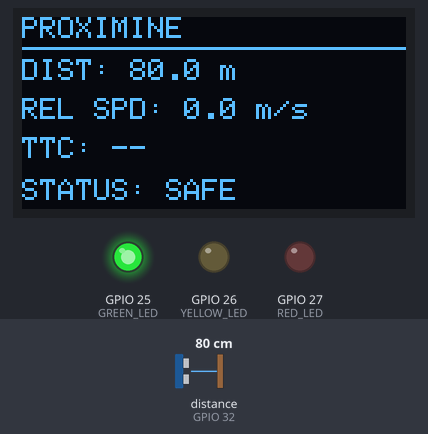
Simulated run of this sketch. Board: ESP32. On the bench: 128×64 one-colour display, output pins drawn as LEDs (lit = HIGH). Wiring (inferred from the names in the program): ultrasonic range finder: trigger GPIO 33; echo GPIO 32. The inputs (shaded band) are chosen by the test bench; at power-on: distance to the obstacle (sensor on GPIO 32) 80 cm. The echo pulse lasts 58.3 µs per cm; pins used as bus, display or sensor lines are not drawn; what the sketch prints to the serial monitor is not drawn.

Above: at 3.2 s.
3.3 s: distance to the obstacle (sensor on GPIO 32) set to 35 cm
At 5.1 s:
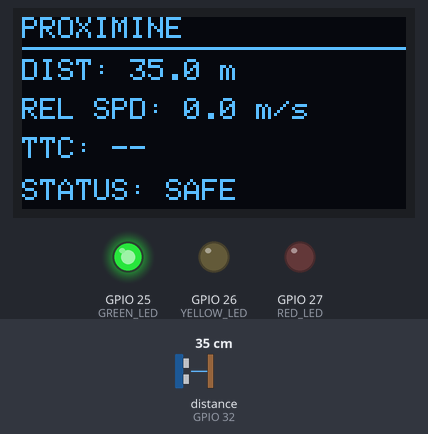
5.3 s: distance to the obstacle (sensor on GPIO 32) set to 6 cm
At 5.46 s:
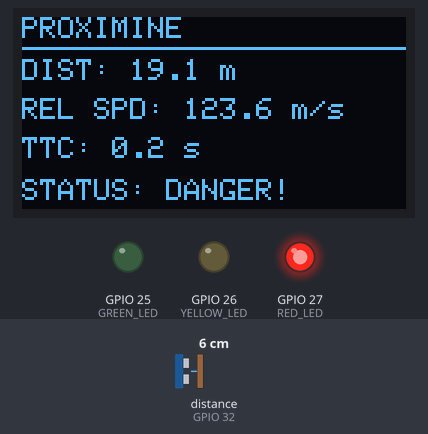
6.8 s: distance to the obstacle (sensor on GPIO 32) set to 3 cm
At 8.0 s:
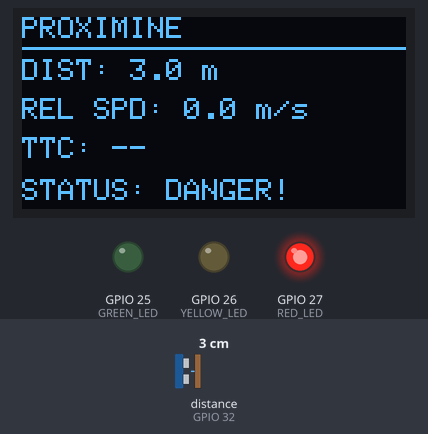
9.2 s: distance to the obstacle (sensor on GPIO 32) set to 9 cm
At 9.35 s:
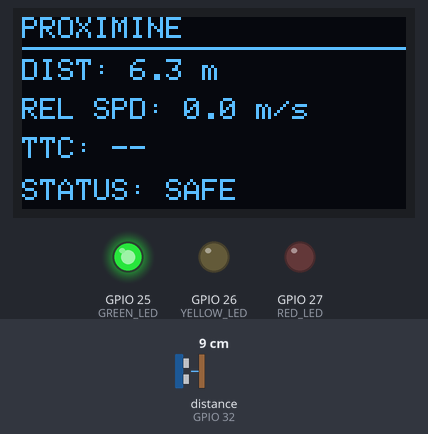
Timing chart, 0 to 11.9 s (numbered marks = the images above; inputs shaded):
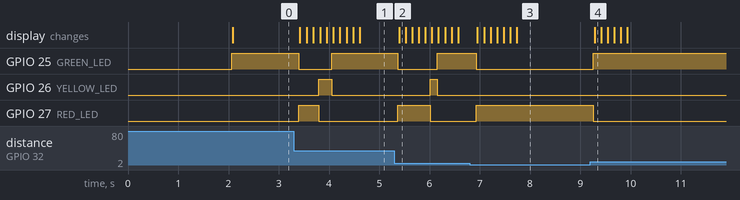

Measured:
- the behaviour switches between 5 and 4 cm on distance to the obstacle (sensor on GPIO 32) (found by bisection; images 2 and 3)
- after the input at 3.3 s, GPIO 25 (GREEN_LED): HIGH → LOW after 0.10 s, → HIGH 0.66 s later; GPIO 26 (YELLOW_LED): LOW → HIGH after 0.49 s, → LOW 0.26 s later; GPIO 27 (RED_LED): LOW → HIGH after 0.10 s, → LOW 0.40 s later; the display: first changes after 0.12 s (image 1 shows a later state)
- after the input at 5.3 s, GPIO 25 (GREEN_LED): HIGH → LOW after 0.07 s, → HIGH 0.78 s later; GPIO 26 (YELLOW_LED): LOW → HIGH after 0.72 s, → LOW 0.13 s later; GPIO 27 (RED_LED): LOW → HIGH after 0.07 s, → LOW 0.65 s later; the display: changes after 0.09 s (image 2)
- after the input at 6.8 s, GPIO 25 (GREEN_LED): HIGH → LOW after 0.13 s; GPIO 27 (RED_LED): LOW → HIGH after 0.13 s; the display: first changes after 0.15 s (image 3 shows a later state)
- after the input at 9.2 s, GPIO 25 (GREEN_LED): LOW → HIGH after 0.06 s; GPIO 27 (RED_LED): HIGH → LOW after 0.06 s; the display: changes after 0.09 s (image 4)

The sketch:

ProxiMine_V2.ino
```cpp
#include <Wire.h>
#include <Adafruit_GFX.h>
#include <Adafruit_SSD1306.h>

//                PIN CONFIGURATION (ESP32 Dev Module)

#define TRIG_PIN    33
#define ECHO_PIN    32

#define GREEN_LED   25
#define YELLOW_LED  26
#define RED_LED     27

#define OLED_SDA    21
#define OLED_SCL    22


//                    OLED


#define SCREEN_WIDTH  128
#define SCREEN_HEIGHT 64
#define OLED_RESET    -1
#define OLED_ADDRESS  0x3C

Adafruit_SSD1306 display(
  SCREEN_WIDTH,
  SCREEN_HEIGHT,
  &Wire,
  OLED_RESET
);


//               DEMO CONFIGURATION


// DEMO SCALE:
// 1 cm measured by HC-SR04 = 1 meter simulated
const float SCALE = 1.0;

// Maximum valid HC-SR04 distance for this prototype
const float MAX_SENSOR_CM = 400.0;
const float MIN_SENSOR_CM = 2.0;

// Speed below this value is treated as "not approaching"
const float SPEED_DEADBAND = 0.15;   // m/s

// TTC thresholds
const float SAFE_TTC    = 5.0;       // > 5 sec = SAFE
const float CAUTION_TTC = 2.0;       // 2-5 sec = CAUTION
                                      // < 2 sec = DANGER

// If an object is extremely close, treat it as danger
const float EMERGENCY_DISTANCE = 5.0; // simulated meters


//                  FILTER SETTINGS


// Exponential moving average
// Higher = faster response, lower = smoother

const float FILTER_ALPHA = 0.55;

float filteredDistance = -1;
float previousDistance = -1;

unsigned long previousTime = 0;


//                     RISK STATES


enum RiskLevel
{
  SAFE,
  CAUTION,
  DANGER,
  NO_OBJECT
};


//            READ HC-SR04 DISTANCE


float readUltrasonicCM()
{
  // Trigger pulse
  digitalWrite(TRIG_PIN, LOW);
  delayMicroseconds(2);

  digitalWrite(TRIG_PIN, HIGH);
  delayMicroseconds(10);

  digitalWrite(TRIG_PIN, LOW);

  // Wait for echo
  long duration = pulseIn(ECHO_PIN, HIGH, 30000);

  // No echo received
  if (duration == 0)
  {
    return -1;
  }

  // Speed of sound ~= 0.0343 cm/us
  float distance = (duration * 0.0343) / 2.0;

  // Reject impossible readings
  if (distance < MIN_SENSOR_CM || distance > MAX_SENSOR_CM)
  {
    return -1;
  }

  return distance;
}


//               FILTER DISTANCE


float filterDistance(float newDistance)
{
  if (filteredDistance < 0)
  {
    filteredDistance = newDistance;
  }
  else
  {
    filteredDistance =
      FILTER_ALPHA * newDistance +
      (1.0 - FILTER_ALPHA) * filteredDistance;
  }

  return filteredDistance;
}


//             CALCULATE CLOSING SPEED


float calculateClosingSpeed(float currentDistance,
                            float oldDistance,
                            float deltaTime)
{
  if (oldDistance < 0 || deltaTime <= 0)
  {
    return 0;
  }

  /*
     Demo scale:
     1 cm sensor = 1 meter simulated

     Example:
     Previous = 80 cm  -> 80 m
     Current  = 75 cm  -> 75 m

     Distance reduced by 5 cm
     In demo = 5 meters

     speed = 5 m / time
  */

  float distanceChange =
    (oldDistance - currentDistance) * SCALE;

  float closingSpeed =
    distanceChange / deltaTime;

  // Negative means object is moving AWAY
  if (closingSpeed < SPEED_DEADBAND)
  {
    return 0;
  }

  return closingSpeed;
}


//                 CALCULATE TTC


float calculateTTC(float distanceMeters,
                   float closingSpeed)
{
  if (closingSpeed <= 0)
  {
    return -1;
  }

  return distanceMeters / closingSpeed;
}


//                 DETERMINE RISK


RiskLevel determineRisk(float distanceMeters,
                        float closingSpeed,
                        float ttc)
{
  // No approaching object
  if (closingSpeed <= 0)
  {
    // Still warn if extremely close
    if (distanceMeters <= EMERGENCY_DISTANCE)
    {
      return DANGER;
    }

    return SAFE;
  }

  // Very close object
  if (distanceMeters <= EMERGENCY_DISTANCE)
  {
    return DANGER;
  }

  // TTC based decision
  if (ttc < CAUTION_TTC)
  {
    return DANGER;
  }

  if (ttc < SAFE_TTC)
  {
    return CAUTION;
  }

  return SAFE;
}


//                 CONTROL LEDs


void updateLEDs(RiskLevel risk)
{
  digitalWrite(GREEN_LED, LOW);
  digitalWrite(YELLOW_LED, LOW);
  digitalWrite(RED_LED, LOW);

  switch (risk)
  {
    case SAFE:
      digitalWrite(GREEN_LED, HIGH);
      break;

    case CAUTION:
      digitalWrite(YELLOW_LED, HIGH);
      break;

    case DANGER:
      digitalWrite(RED_LED, HIGH);
      break;

    case NO_OBJECT:
      digitalWrite(GREEN_LED, HIGH);
      break;
  }
}


//                   OLED DISPLAY


void showOLED(float distanceMeters,
              float closingSpeed,
              float ttc,
              RiskLevel risk)
{
  display.clearDisplay();
  display.setTextColor(SSD1306_WHITE);

  // -------- TITLE --------
  display.setTextSize(1);
  display.setCursor(0, 0);
  display.println("PROXIMINE");

  display.drawLine(0, 10, 127, 10, SSD1306_WHITE);

  // -------- DISTANCE --------
  display.setTextSize(1);
  display.setCursor(0, 14);

  if (distanceMeters < 0)
  {
    display.println("DIST: --");
  }
  else
  {
    display.print("DIST: ");
    display.print(distanceMeters, 1);
    display.println(" m");
  }

  // -------- SPEED --------
  display.setCursor(0, 27);

  display.print("REL SPD: ");
  display.print(closingSpeed, 1);
  display.println(" m/s");

  // -------- TTC --------
  display.setCursor(0, 40);

  display.print("TTC: ");

  if (ttc < 0)
  {
    display.println("--");
  }
  else
  {
    display.print(ttc, 1);
    display.println(" s");
  }

  // -------- STATUS --------
  display.setTextSize(1);
  display.setCursor(0, 54);

  switch (risk)
  {
    case SAFE:
      display.print("STATUS: SAFE");
      break;

    case CAUTION:
      display.print("STATUS: CAUTION");
      break;

    case DANGER:
      display.print("STATUS: DANGER!");
      break;

    case NO_OBJECT:
      display.print("STATUS: SAFE");
      break;
  }

  display.display();
}


//                    SERIAL OUTPUT


void printSerial(float distance,
                 float speed,
                 float ttc,
                 RiskLevel risk)
{
  Serial.println("------------------------------");

  Serial.print("Distance: ");
  Serial.print(distance);
  Serial.println(" m");

  Serial.print("Relative speed: ");
  Serial.print(speed);
  Serial.println(" m/s");

  Serial.print("TTC: ");

  if (ttc < 0)
  {
    Serial.println("N/A");
  }
  else
  {
    Serial.print(ttc);
    Serial.println(" sec");
  }

  Serial.print("Risk: ");

  switch (risk)
  {
    case SAFE:
      Serial.println("SAFE");
      break;

    case CAUTION:
      Serial.println("CAUTION");
      break;

    case DANGER:
      Serial.println("DANGER");
      break;

    case NO_OBJECT:
      Serial.println("NO OBJECT");
      break;
  }
}


//                      SETUP


void setup()
{
  Serial.begin(115200);

  // Ultrasonic
  pinMode(TRIG_PIN, OUTPUT);
  pinMode(ECHO_PIN, INPUT);

  // LEDs
  pinMode(GREEN_LED, OUTPUT);
  pinMode(YELLOW_LED, OUTPUT);
  pinMode(RED_LED, OUTPUT);

  digitalWrite(GREEN_LED, LOW);
  digitalWrite(YELLOW_LED, LOW);
  digitalWrite(RED_LED, LOW);

  // OLED - ESP32 supports custom SDA/SCL pins via Wire.begin(sda, scl)


  Wire.begin(OLED_SDA, OLED_SCL);

  if (!display.begin(
        SSD1306_SWITCHCAPVCC,
        OLED_ADDRESS))
  {
    Serial.println("OLED initialization failed!");

    while (true)
    {
      // Stop here
    }
  }

  // Startup screen
  display.clearDisplay();
  display.setTextColor(SSD1306_WHITE);

  display.setTextSize(2);
  display.setCursor(10, 15);
  display.println("PROXIMINE");

  display.setTextSize(1);
  display.setCursor(20, 40);
  display.println("SYSTEM READY");

  display.display();

  delay(2000);

  previousTime = millis();
}


//                       LOOP


void loop()
{
  // Read sensor
  float rawDistance = readUltrasonicCM();


  // NO VALID OBJECT


  if (rawDistance < 0)
  {
    updateLEDs(NO_OBJECT);

    showOLED(-1, 0, -1, NO_OBJECT);

    Serial.println("No valid object detected.");

    delay(100);
    return;
  }


  // FILTER DISTANCE


  float currentDistance = filterDistance(rawDistance);


  // CALCULATE TIME


  unsigned long currentTime = millis();

  float deltaTime =
    (currentTime - previousTime) / 1000.0;

  // Prevent division errors
  if (deltaTime <= 0)
  {
    deltaTime = 0.1;
  }

  previousTime = currentTime;


  // CALCULATE RELATIVE CLOSING SPEED


  float closingSpeed =
    calculateClosingSpeed(
      currentDistance,
      previousDistance,
      deltaTime
    );

  // Save distance for next cycle
  previousDistance = currentDistance;


  // CONVERT TO DEMO METERS


  float distanceMeters =
    currentDistance * SCALE;

  // CALCULATE TTC


  float ttc =
    calculateTTC(
      distanceMeters,
      closingSpeed
    );

  // DETERMINE RISK


  RiskLevel risk =
    determineRisk(
      distanceMeters,
      closingSpeed,
      ttc
    );

// UPDATE OUTPUTS
  updateLEDs(risk);

  showOLED(
    distanceMeters,
    closingSpeed,
    ttc,
    risk
  );

  printSerial(
    distanceMeters,
    closingSpeed,
    ttc,
    risk
  );

  delay(100);
}
```
